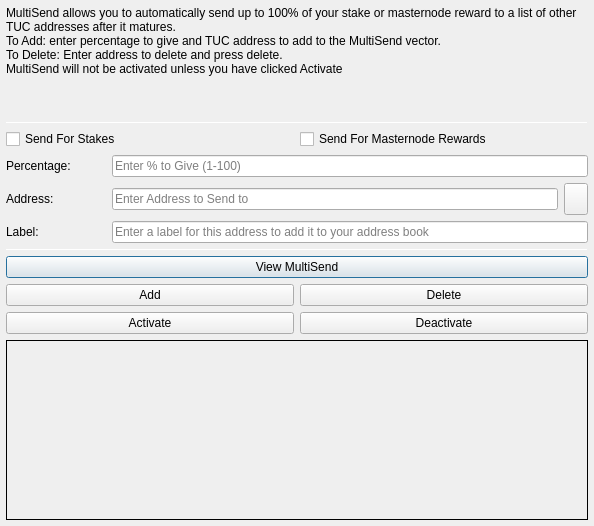
<?xml version="1.0" encoding="UTF-8"?>
<ui version="4.0">
 <class>MultiSendDialog</class>
 <widget class="QDialog" name="MultiSendDialog">
  <property name="windowModality">
   <enum>Qt::NonModal</enum>
  </property>
  <property name="geometry">
   <rect>
    <x>0</x>
    <y>0</y>
    <width>594</width>
    <height>526</height>
   </rect>
  </property>
  <property name="windowTitle">
   <string>MultiSend</string>
  </property>
  <layout class="QVBoxLayout" name="verticalLayout" stretch="0">
   <property name="leftMargin">
    <number>6</number>
   </property>
   <property name="topMargin">
    <number>6</number>
   </property>
   <property name="rightMargin">
    <number>6</number>
   </property>
   <property name="bottomMargin">
    <number>6</number>
   </property>
   <item>
    <layout class="QVBoxLayout" name="verticalLayout_Main" stretch="1,1,1,0,1,1,1">
     <item>
      <widget class="QLabel" name="label_2">
       <property name="lineWidth">
        <number>1</number>
       </property>
       <property name="text">
        <string>MultiSend allows you to automatically send up to 100% of your stake or masternode reward to a list of other TUC addresses after it matures.
To Add: enter percentage to give and TUC address to add to the MultiSend vector.
To Delete: Enter address to delete and press delete.
MultiSend will not be activated unless you have clicked Activate</string>
       </property>
       <property name="alignment">
        <set>Qt::AlignLeading|Qt::AlignLeft|Qt::AlignTop</set>
       </property>
       <property name="wordWrap">
        <bool>true</bool>
       </property>
      </widget>
     </item>
     <item>
      <widget class="Line" name="line">
       <property name="minimumSize">
        <size>
         <width>0</width>
         <height>1</height>
        </size>
       </property>
       <property name="maximumSize">
        <size>
         <width>16777215</width>
         <height>1</height>
        </size>
       </property>
       <property name="orientation">
        <enum>Qt::Horizontal</enum>
       </property>
      </widget>
     </item>
     <item>
      <layout class="QVBoxLayout" name="verticalLayout_Settings">
       <item>
        <layout class="QHBoxLayout" name="horizontalLayout">
         <item>
          <widget class="QCheckBox" name="multiSendStakeCheckBox">
           <property name="text">
            <string>Send For Stakes</string>
           </property>
          </widget>
         </item>
         <item>
          <widget class="QCheckBox" name="multiSendMasternodeCheckBox">
           <property name="text">
            <string>Send For Masternode Rewards</string>
           </property>
          </widget>
         </item>
        </layout>
       </item>
       <item>
        <layout class="QHBoxLayout" name="horizontalLayout_6">
         <item>
          <widget class="QLabel" name="label">
           <property name="minimumSize">
            <size>
             <width>100</width>
             <height>0</height>
            </size>
           </property>
           <property name="toolTip">
            <string>Percentage of stake to send</string>
           </property>
           <property name="text">
            <string>Percentage:</string>
           </property>
          </widget>
         </item>
         <item>
          <widget class="QLineEdit" name="multiSendPercentEdit">
           <property name="toolTip">
            <string>Enter whole numbers 1 - 100</string>
           </property>
           <property name="placeholderText">
            <string>Enter % to Give (1-100)</string>
           </property>
          </widget>
         </item>
        </layout>
       </item>
       <item>
        <layout class="QHBoxLayout" name="horizontalLayout_7">
         <item>
          <widget class="QLabel" name="label_5">
           <property name="minimumSize">
            <size>
             <width>100</width>
             <height>0</height>
            </size>
           </property>
           <property name="toolTip">
            <string>Address to send portion of stake to</string>
           </property>
           <property name="text">
            <string>Address:</string>
           </property>
          </widget>
         </item>
         <item>
          <widget class="QLineEdit" name="multiSendAddressEdit">
           <property name="toolTip">
            <string/>
           </property>
           <property name="placeholderText">
            <string>Enter Address to Send to</string>
           </property>
          </widget>
         </item>
         <item>
          <widget class="QToolButton" name="addressBookButton">
           <property name="maximumSize">
            <size>
             <width>16777215</width>
             <height>32</height>
            </size>
           </property>
           <property name="toolTip">
            <string>Choose an address from the address book</string>
           </property>
           <property name="text">
            <string/>
           </property>
           <property name="icon">
            <iconset resource="../theucoin.qrc">
             <normaloff>:/icons/address-book</normaloff>:/icons/address-book</iconset>
           </property>
           <property name="shortcut">
            <string>Alt+A</string>
           </property>
          </widget>
         </item>
        </layout>
       </item>
      </layout>
     </item>
     <item>
      <layout class="QHBoxLayout" name="horizontalLayout_3">
       <item>
        <widget class="QLabel" name="label_3">
         <property name="minimumSize">
          <size>
           <width>100</width>
           <height>0</height>
          </size>
         </property>
         <property name="text">
          <string>Label:</string>
         </property>
        </widget>
       </item>
       <item>
        <widget class="QLineEdit" name="labelAddressLabelEdit">
         <property name="placeholderText">
          <string>Enter a label for this address to add it to your address book</string>
         </property>
        </widget>
       </item>
      </layout>
     </item>
     <item>
      <widget class="Line" name="line_2">
       <property name="minimumSize">
        <size>
         <width>0</width>
         <height>1</height>
        </size>
       </property>
       <property name="maximumSize">
        <size>
         <width>16777215</width>
         <height>1</height>
        </size>
       </property>
       <property name="orientation">
        <enum>Qt::Horizontal</enum>
       </property>
      </widget>
     </item>
     <item>
      <layout class="QVBoxLayout" name="verticalLayout_Buttons">
       <item>
        <layout class="QHBoxLayout" name="horizontalLayout_4">
         <item>
          <widget class="QPushButton" name="viewButton">
           <property name="toolTip">
            <string/>
           </property>
           <property name="statusTip">
            <string>View MultiSend Vector</string>
           </property>
           <property name="text">
            <string>View MultiSend</string>
           </property>
          </widget>
         </item>
        </layout>
       </item>
       <item>
        <layout class="QHBoxLayout" name="horizontalLayout_2">
         <item>
          <widget class="QPushButton" name="addButton">
           <property name="toolTip">
            <string/>
           </property>
           <property name="statusTip">
            <string>Add to MultiSend Vector</string>
           </property>
           <property name="text">
            <string>Add</string>
           </property>
          </widget>
         </item>
         <item>
          <widget class="QPushButton" name="deleteButton">
           <property name="toolTip">
            <string/>
           </property>
           <property name="statusTip">
            <string>Delete Address From MultiSend Vector</string>
           </property>
           <property name="text">
            <string>Delete</string>
           </property>
          </widget>
         </item>
        </layout>
       </item>
       <item>
        <layout class="QHBoxLayout" name="horizontalLayout_5">
         <item>
          <widget class="QPushButton" name="activateButton">
           <property name="statusTip">
            <string>Activate MultiSend</string>
           </property>
           <property name="text">
            <string>Activate</string>
           </property>
          </widget>
         </item>
         <item>
          <widget class="QPushButton" name="disableButton">
           <property name="statusTip">
            <string>Deactivate MultiSend</string>
           </property>
           <property name="text">
            <string>Deactivate</string>
           </property>
          </widget>
         </item>
        </layout>
       </item>
      </layout>
     </item>
     <item>
      <widget class="QLabel" name="message">
       <property name="minimumSize">
        <size>
         <width>0</width>
         <height>180</height>
        </size>
       </property>
       <property name="frameShape">
        <enum>QFrame::Panel</enum>
       </property>
       <property name="frameShadow">
        <enum>QFrame::Plain</enum>
       </property>
       <property name="lineWidth">
        <number>1</number>
       </property>
       <property name="midLineWidth">
        <number>1</number>
       </property>
       <property name="text">
        <string/>
       </property>
       <property name="alignment">
        <set>Qt::AlignLeading|Qt::AlignLeft|Qt::AlignTop</set>
       </property>
       <property name="wordWrap">
        <bool>true</bool>
       </property>
      </widget>
     </item>
    </layout>
   </item>
  </layout>
 </widget>
 <resources>
  <include location="../theucoin.qrc"/>
 </resources>
 <connections/>
</ui>
